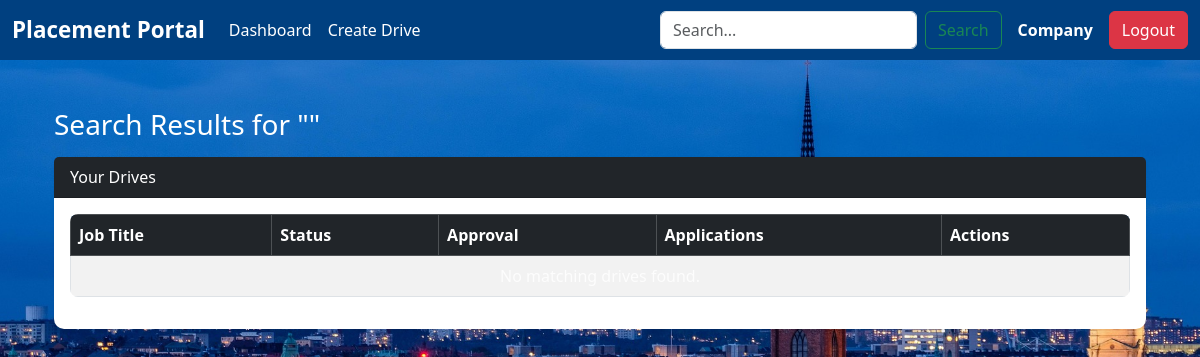
The app's page /search (signed in), older data.
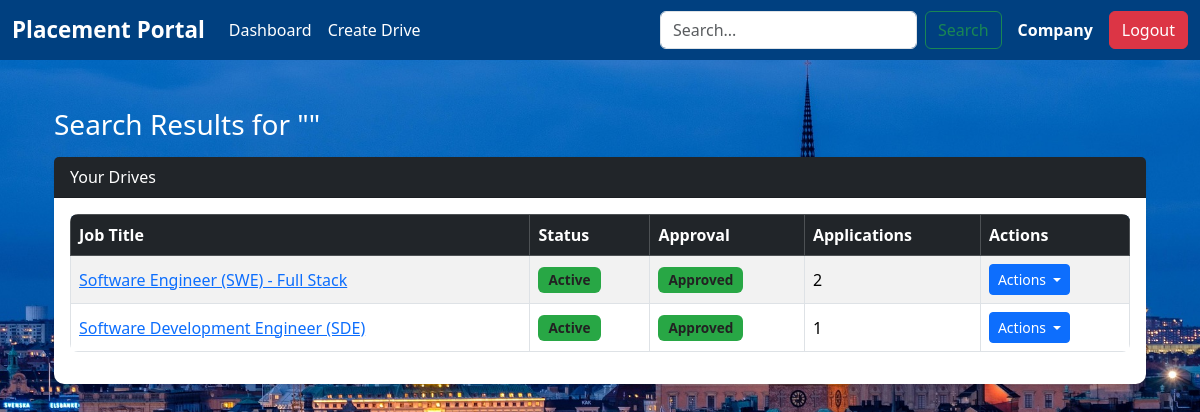
The same page, newer data.
### models/models.py (models this page shows, shortened)
class PlacementDrive(db.Model):
    __tablename__ = 'placement_drives'
    id = db.Column(db.Integer, primary_key=True)
    company_id = db.Column(db.Integer, db.ForeignKey('companies.id', ondelete='CASCADE'), nullable=False)
    job_title = db.Column(db.String(150), nullable=False)
    job_description = db.Column(db.Text, nullable=True)
    eligibility_criteria = db.Column(db.String(200), nullable=True)
    application_deadline = db.Column(db.DateTime, nullable=False)
    salary_range = db.Column(db.String(100), nullable=True)
    required_skills = db.Column(db.String(200), nullable=True)
    experience_required = db.Column(db.String(100), nullable=True)
    status = db.Column(db.Enum(Drivestatus), default=Drivestatus.UPCOMING, nullable=False)
    approval_status = db.Column(db.Enum(Approvalstatus), default=Approvalstatus.PENDING, nullable=False)
    applications = db.relationship('Application', backref='drive', lazy=True, cascade="all, delete-orphan")
    approval_status = db.Column(db.Enum(Approvalstatus), default=Approvalstatus.PENDING)

### app.py (the view, shortened to what this page needs)
@app.route("/search")
def search():
    if 'user_id' not in session or 'user_role' not in session:
        return redirect(url_for('login'))
    query = request.args.get('q', '').strip()
    role = session.get('user_role')
    if role == "admin":
        if not query:
            return render_template(
                "admin/search_results.html",
                students=[],
                companies=[],
                query=query
            )
        students = Student.query.filter(
            (Student.name.ilike(f'%{query}%')) |
            (Student.email.ilike(f'%{query}%')) |
            (Student.phone.ilike(f'%{query}%'))
        ).all()
        companies = Company.query.filter(
            (Company.company_name.ilike(f'%{query}%')) |
            (Company.email.ilike(f'%{query}%')) |
            (Company.website.ilike(f'%{query}%')) |
            (Company.hr_contact.ilike(f'%{query}%'))
        ).all()
        return render_template(
            "admin/search_results.html",
            students=students,
            companies=companies,
            query=query
        )
    elif role == "company":
        company_id = session.get('user_id')
    if not query:
        drives = PlacementDrive.query.filter_by(company_id=company_id).all()
    else:
        drives = PlacementDrive.query.filter(
            PlacementDrive.company_id == company_id,
            PlacementDrive.job_title.ilike(f"%{query}%")
        ).all()
    return render_template(
        "company/search_company.html",
        drives=drives,
        query=query,
        Drivestatus=Drivestatus
    )
    return redirect(url_for('login'))

### templates/company/search_company.html (shortened to what this page needs)
{% extends "index.html" %}
{% block content %}
<div class="container mt-4">
    <h3 class="text-white mb-3">Search Results for "{{ query }}"</h3>
    <div class="card shadow-sm border-0">
        <div class="card-header bg-dark text-white">
            Your Drives
        </div>
        <div class="card-body table-responsive">
            <table class="table table-bordered table-striped table-hover align-middle">
                <thead class="table-dark">
                    <tr>
                        <th>Job Title</th>
                        <th>Status</th>
                        <th>Approval</th>
                        <th>Applications</th>
                        <th>Actions</th>
                    </tr>
                </thead>
                <tbody>
                    {% if drives %}
                        {% for drive in drives %}
                        <tr>
                            <td>
                                <a href="#" data-bs-toggle="modal" data-bs-target="#driveModal{{ drive.id }}">
                                    {{ drive.job_title }}
                                </a>
                            </td>
                            <td>
                                {% if drive.status == Drivestatus.UPCOMING %}
                                    <span class="badge bg-warning text-dark">Upcoming</span>
                                {% elif drive.status == Drivestatus.ONGOING %}
                                    <span class="badge bg-success">Active</span>
                                {% elif drive.status == Drivestatus.COMPLETED %}
                                    <span class="badge bg-secondary">Closed</span>
                                {% endif %}
                            </td>
                            <td>
                                {% if drive.approval_status.name == "APPROVED" %}
                                    <span class="badge bg-success">Approved</span>
                                {% elif drive.approval_status.name == "PENDING" %}
                                    <span class="badge bg-warning text-dark">Pending</span>
                                {% elif drive.approval_status.name == "REJECTED" %}
                                    <span class="badge bg-danger">Rejected</span>
                                {% elif drive.approval_status.name == "BLACKLISTED" %}
                                    <span class="badge bg-dark">Blacklisted</span>
                                {% endif %}
                            </td>
                            <td>{{ drive.applications|length }}</td>
                            <td>
                                <div class="dropdown">
                                    <button class="btn btn-sm btn-primary dropdown-toggle" type="button" data-bs-toggle="dropdown">
                                        Actions
                                    </button>
                                </div>
                            </td>
                        </tr>
                        {% endfor %}
                    {% else %}
                        <tr>
                            <td colspan="5" class="text-center text-muted">
                            </td>
                        </tr>
                    {% endif %}
                </tbody>
            </table>
        </div>
    </div>
</div>
{% endblock %}

### templates/index.html (shortened to what this page needs)
<!DOCTYPE html>
<html lang="en">
<head>
  <link href="https://cdn.jsdelivr.net/npm/bootstrap@5.3.3/dist/css/bootstrap.min.css" rel="stylesheet">
  <link rel="stylesheet" href="https://cdn.jsdelivr.net/npm/bootstrap-icons@1.11.3/font/bootstrap-icons.css">
  <link href="{{ url_for('static', filename='css/dashboard.css') }}" rel="stylesheet">
</head>
<body>
  {% include "navbar.html" %}
  <div class="container mt-5 main-content">
    {% block content %}{% endblock %}
  </div>
</body>
</html>

### templates/navbar.html (shortened to what this page needs)
<nav class="navbar navbar-expand-lg navbar-dark bg-dark">
  <div class="container-fluid">
    <a class="navbar-brand fw-bold" href="#">Placement Portal</a>
    <div class="collapse navbar-collapse" id="navbarNavDropdown">
      <ul class="navbar-nav me-auto mb-2 mb-lg-0">
        {% if session.get('user_role') == 'company' %}
        <li class="nav-item">
          <a class="nav-link" href="{{ url_for('company_dashboard') }}">Dashboard</a>
        </li>
        <li class="nav-item">
          <a class="nav-link" href="{{ url_for('create_drive') }}">Create Drive</a>
        </li>
        {% endif %}
      </ul>
      <div class="d-flex align-items-center gap-3 ms-auto">
        {% if session.get('user_role') in ['admin', 'student', 'company'] %}
        <form class="d-flex" role="search" action="{{ url_for('search') }}" method="GET">
          <input class="form-control me-2" type="search" name="q" placeholder="Search...">
          <button class="btn btn-outline-success">Search</button>
        </form>
        {% endif %}
        <span class="text-white fw-semibold">
          {{ session.get('user_role') | capitalize }}
        </span>
        <a href="{{ url_for('logout') }}" class="btn btn-danger">Logout</a>
      </div>
    </div>
  </div>
</nav>

### static/css/dashboard.css (style rules this page uses)
body { font-family: 'Segoe UI', Arial, sans-serif; background-color: #f8f9fa; color: #333; }
.navbar { background-color: #004080 !important; }
.navbar-brand { font-weight: bold; font-size: 1.4rem; }
.nav-link { color: #fff !important; }
.card { border-radius: 10px; }
.table { border-radius: 8px; overflow: hidden; }
.table thead { background-color: #004080; color: #fff; }
.badge { font-size: 0.85rem; padding: 6px 10px; }
.badge.bg-success { background-color: #28a745 !important; }
body { background: url("/static/skyline1.jpg") no-repeat center center fixed; background-size: cover; }
h2, h3, h4, h5 { color: #ffffff !important; }
.card p, .card span, .card small { color: #222 !important; }

Row changes from the older to the newer data that the page shows:
added PlacementDrive: job_title "Software Engineer (SWE) - Full Stack", status "Active", approval_status "Approved", applications|length "2"
added PlacementDrive: job_title "Software Development Engineer (SDE)", status "Active", approval_status "Approved", applications|length "1"
